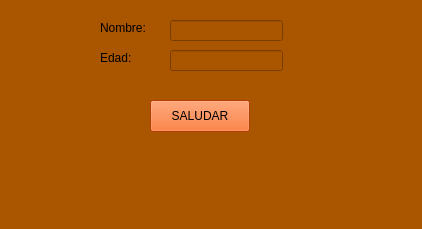
<?xml version="1.0" encoding="UTF-8"?>
<ui version="4.0">
 <class>MainWindow</class>
 <widget class="QMainWindow" name="MainWindow">
  <property name="geometry">
   <rect>
    <x>0</x>
    <y>0</y>
    <width>422</width>
    <height>229</height>
   </rect>
  </property>
  <property name="windowTitle">
   <string>MainWindow</string>
  </property>
  <property name="styleSheet">
   <string notr="true">background-color: rgb(170, 85, 0);</string>
  </property>
  <widget class="QWidget" name="centralwidget">
   <widget class="QLabel" name="label">
    <property name="geometry">
     <rect>
      <x>100</x>
      <y>20</y>
      <width>58</width>
      <height>16</height>
     </rect>
    </property>
    <property name="text">
     <string>Nombre:</string>
    </property>
   </widget>
   <widget class="QLabel" name="label_2">
    <property name="geometry">
     <rect>
      <x>100</x>
      <y>50</y>
      <width>58</width>
      <height>16</height>
     </rect>
    </property>
    <property name="text">
     <string>Edad:</string>
    </property>
   </widget>
   <widget class="QLineEdit" name="txt_nombre">
    <property name="geometry">
     <rect>
      <x>170</x>
      <y>20</y>
      <width>113</width>
      <height>21</height>
     </rect>
    </property>
   </widget>
   <widget class="QLineEdit" name="txt_edad">
    <property name="geometry">
     <rect>
      <x>170</x>
      <y>50</y>
      <width>113</width>
      <height>21</height>
     </rect>
    </property>
   </widget>
   <widget class="QPushButton" name="btn_saludar">
    <property name="geometry">
     <rect>
      <x>150</x>
      <y>100</y>
      <width>100</width>
      <height>32</height>
     </rect>
    </property>
    <property name="styleSheet">
     <string notr="true">background-color: rgb(255, 85, 0);</string>
    </property>
    <property name="text">
     <string>SALUDAR</string>
    </property>
   </widget>
  </widget>
  <widget class="QMenuBar" name="menubar">
   <property name="geometry">
    <rect>
     <x>0</x>
     <y>0</y>
     <width>422</width>
     <height>26</height>
    </rect>
   </property>
  </widget>
  <widget class="QStatusBar" name="statusbar"/>
 </widget>
 <resources/>
 <connections/>
</ui>
